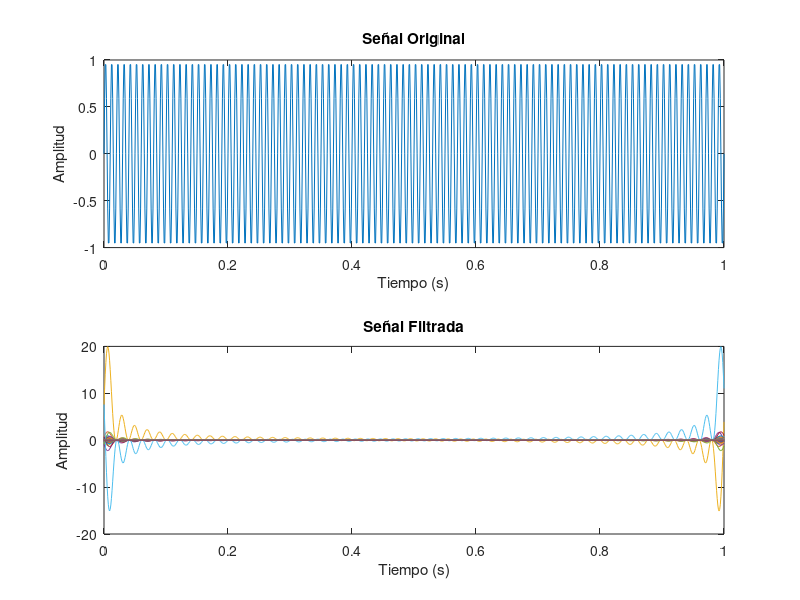

Recreate this plot in MATLAB.
%ETAPA 1 - GENERAR SEÑAL SENOIDAL
fs = 1000; % frecuencia de muestreo
t = 0:1/fs:1; % vector de tiempo
f = 100; % frecuenciade la señal
x = sin(2*pi*f*t); % señal senoidal
%ETAPA 2 - APLICAR TRANSFORMADA DE FOURIER
xf = fft(x);
%ETAPA 3 - GENERAR FILTRO PASA BAJO
n = length(x);
fcutoff = 50; % frecuencia de corte
h = ones(n,1); % vector de ceros
h(round(n*fcutoff/fs)+1:end) = 0; %aplicar filtro
%ETAPA 4 - APLICAR FILTRO A LA SEÑAL EN EL DOMINIO DE LA FRECUENCIA
xf_filtered = xf .* h;
%ETAPA 5 - CONVERTIR SEÑAL FILTRADA AL DOMINO DEL TIEMPO
x_filtered = ifft(xf_filtered);
%ETAPA 6 - GENERAR GRÁFICA DE LA SEÑAL ORIGINAL Y LA SEÑAL FILTRADA
figure;
subplot(2,1,1);
plot(t,x);
title('Señal Original');
xlabel('Tiempo (s)');
ylabel('Amplitud');
subplot(2,1,2);
plot(t,real(x_filtered));
title('Señal Filtrada');
xlabel('Tiempo (s)');
ylabel('Amplitud');
